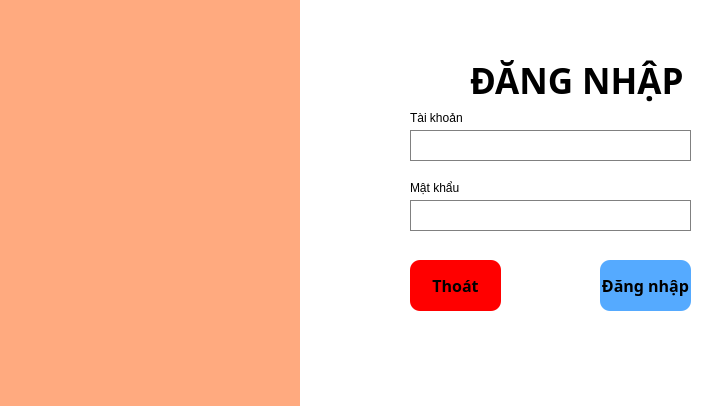
<?xml version="1.0" encoding="UTF-8"?>
<ui version="4.0">
 <class>MainWindow</class>
 <widget class="QMainWindow" name="MainWindow">
  <property name="geometry">
   <rect>
    <x>0</x>
    <y>0</y>
    <width>707</width>
    <height>406</height>
   </rect>
  </property>
  <property name="windowTitle">
   <string>MainWindow</string>
  </property>
  <property name="windowIcon">
   <iconset resource="../new_resource.qrc">
    <normaloff>:/newPrefix/icons/1.png</normaloff>:/newPrefix/icons/1.png</iconset>
  </property>
  <widget class="QWidget" name="centralwidget">
   <property name="styleSheet">
    <string notr="true">QWidget{
background-color: rgb(255, 255, 255);
	color: rgb(0, 0, 0);
}
QTextEdit{
border: 1px solid gray
}</string>
   </property>
   <widget class="QWidget" name="widget" native="true">
    <property name="geometry">
     <rect>
      <x>0</x>
      <y>0</y>
      <width>301</width>
      <height>411</height>
     </rect>
    </property>
    <property name="styleSheet">
     <string notr="true">background-color: rgb(255, 170, 127);</string>
    </property>
    <widget class="QLabel" name="label_2">
     <property name="geometry">
      <rect>
       <x>40</x>
       <y>40</y>
       <width>261</width>
       <height>311</height>
      </rect>
     </property>
     <property name="styleSheet">
      <string notr="true"/>
     </property>
     <property name="text">
      <string/>
     </property>
     <property name="pixmap">
      <pixmap resource="../new_resource.qrc">:/newPrefix/icons/1.png</pixmap>
     </property>
     <property name="scaledContents">
      <bool>false</bool>
     </property>
     <property name="wordWrap">
      <bool>false</bool>
     </property>
     <property name="margin">
      <number>0</number>
     </property>
     <property name="indent">
      <number>0</number>
     </property>
    </widget>
   </widget>
   <widget class="QWidget" name="widget_2" native="true">
    <property name="geometry">
     <rect>
      <x>300</x>
      <y>0</y>
      <width>411</width>
      <height>411</height>
     </rect>
    </property>
    <widget class="QTextEdit" name="txtTaiKhoan">
     <property name="geometry">
      <rect>
       <x>110</x>
       <y>130</y>
       <width>281</width>
       <height>31</height>
      </rect>
     </property>
    </widget>
    <widget class="QLabel" name="label">
     <property name="geometry">
      <rect>
       <x>170</x>
       <y>50</y>
       <width>221</width>
       <height>61</height>
      </rect>
     </property>
     <property name="font">
      <font>
       <family>Bahnschrift</family>
       <pointsize>26</pointsize>
       <weight>75</weight>
       <bold>true</bold>
      </font>
     </property>
     <property name="text">
      <string>ĐĂNG NHẬP</string>
     </property>
    </widget>
    <widget class="QLabel" name="label_3">
     <property name="geometry">
      <rect>
       <x>60</x>
       <y>120</y>
       <width>40</width>
       <height>40</height>
      </rect>
     </property>
     <property name="text">
      <string/>
     </property>
     <property name="pixmap">
      <pixmap resource="../new_resource.qrc">:/newPrefix/icons/user.png</pixmap>
     </property>
     <property name="scaledContents">
      <bool>true</bool>
     </property>
    </widget>
    <widget class="QLabel" name="label_4">
     <property name="geometry">
      <rect>
       <x>60</x>
       <y>190</y>
       <width>40</width>
       <height>40</height>
      </rect>
     </property>
     <property name="text">
      <string/>
     </property>
     <property name="pixmap">
      <pixmap resource="../new_resource.qrc">:/newPrefix/icons/padlock.png</pixmap>
     </property>
     <property name="scaledContents">
      <bool>true</bool>
     </property>
    </widget>
    <widget class="QTextEdit" name="txtMatKhau">
     <property name="geometry">
      <rect>
       <x>110</x>
       <y>200</y>
       <width>281</width>
       <height>31</height>
      </rect>
     </property>
    </widget>
    <widget class="QLabel" name="label_5">
     <property name="geometry">
      <rect>
       <x>110</x>
       <y>110</y>
       <width>81</width>
       <height>16</height>
      </rect>
     </property>
     <property name="font">
      <font>
       <family>MS Shell Dlg 2</family>
      </font>
     </property>
     <property name="text">
      <string>Tài khoản </string>
     </property>
    </widget>
    <widget class="QLabel" name="label_6">
     <property name="geometry">
      <rect>
       <x>110</x>
       <y>180</y>
       <width>61</width>
       <height>16</height>
      </rect>
     </property>
     <property name="text">
      <string>Mật khẩu</string>
     </property>
    </widget>
    <widget class="QPushButton" name="btnDangNhap">
     <property name="geometry">
      <rect>
       <x>300</x>
       <y>260</y>
       <width>91</width>
       <height>51</height>
      </rect>
     </property>
     <property name="font">
      <font>
       <family>Bahnschrift</family>
       <pointsize>12</pointsize>
       <weight>75</weight>
       <bold>true</bold>
      </font>
     </property>
     <property name="styleSheet">
      <string notr="true">background-color: rgb(85, 170, 255);
border: none;
border-radius: 10px;</string>
     </property>
     <property name="text">
      <string>Đăng nhập</string>
     </property>
    </widget>
    <widget class="QPushButton" name="btnThoat">
     <property name="geometry">
      <rect>
       <x>110</x>
       <y>260</y>
       <width>91</width>
       <height>51</height>
      </rect>
     </property>
     <property name="font">
      <font>
       <family>Bahnschrift</family>
       <pointsize>12</pointsize>
       <weight>75</weight>
       <bold>true</bold>
      </font>
     </property>
     <property name="styleSheet">
      <string notr="true">background-color: rgb(255, 0, 0);
border-radius: 10px;
border: none;
</string>
     </property>
     <property name="text">
      <string>Thoát</string>
     </property>
    </widget>
   </widget>
  </widget>
 </widget>
 <resources>
  <include location="../new_resource.qrc"/>
  <include location="../new_resource.qrc"/>
 </resources>
 <connections/>
</ui>
